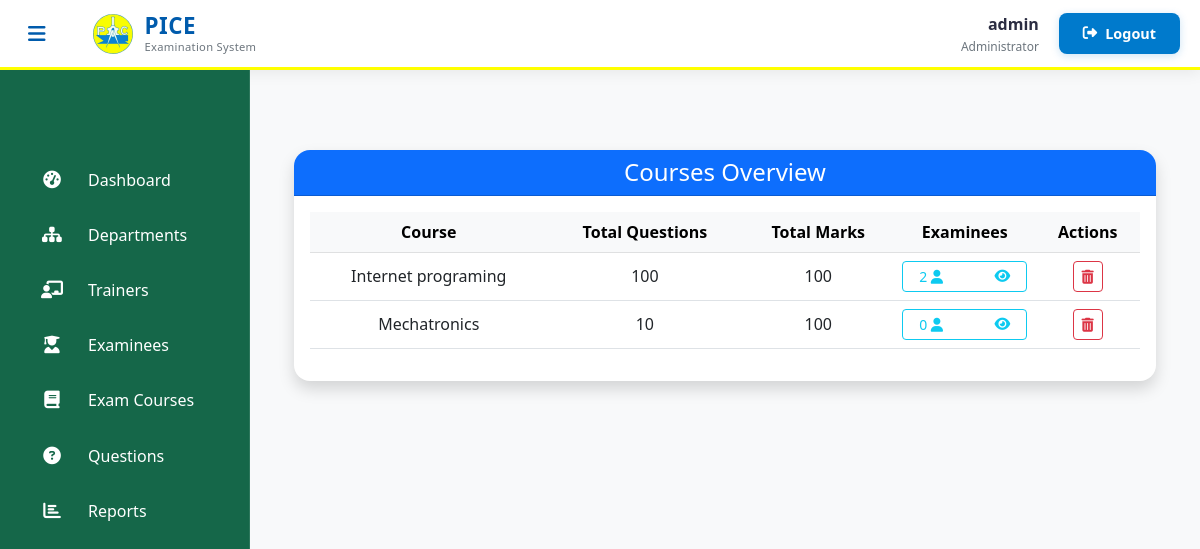
Page /admin-view-course (signed in) on the earlier database version.
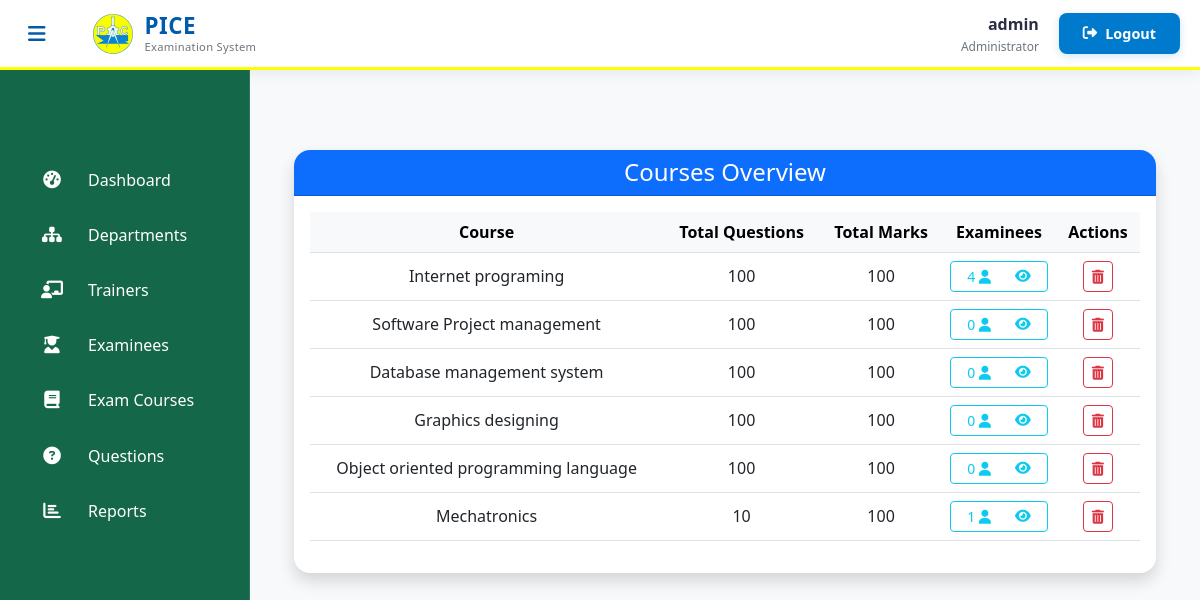
Same page on the later database version.
### exam/models.py (models this page shows, shortened)
class Course(models.Model):
    course_name = models.CharField(max_length=50)
    question_number = models.PositiveIntegerField()
    total_marks = models.PositiveIntegerField(default=100)
    given_time = models.PositiveIntegerField(default=60)
    department = models.ForeignKey(Department, on_delete=models.CASCADE, related_name='course_set')
    examiners = models.ManyToManyField(Examiner, blank=True, related_name='courses')
    is_seen = models.BooleanField(default=False)

### exam/views.py (the view)
# urls.py: path('admin-view-course', views.admin_view_course_view,name='admin-view-course'),
@login_required(login_url='adminlogin')
def admin_view_course_view(request):
    courses = models.Course.objects.annotate(examinee_count=Count('result'))
    return render(request,'exam/admin_view_course.html',{'courses':courses})

### templates/exam/admin_view_course.html
{% extends 'exam/adminbase.html' %}
{% load static %}
{% block content %}
<div class="container py-5">
  <div class="card shadow rounded-4 border-0">
    <div class="card-header bg-primary text-white rounded-top-4">
      <h4 class="mb-0 text-center">Courses Overview</h4>
    </div>
    <div class="card-body">
      <div class="table-responsive">
        <table class="table table-hover align-middle text-center">
          <thead class="table-light">
            <tr>
              <th scope="col">Course</th>
              <th scope="col">Total Questions</th>
              <th scope="col">Total Marks</th>
              <th scope="col">Examinees</th>
              <th scope="col">Actions</th>
            </tr>
          </thead>
          <tbody>
            {% for t in courses %}
              <tr>
                <td>{{ t.course_name }}</td>
                <td>{{ t.question_number }}</td>
                <td>{{ t.total_marks }}</td>
                <td>
                  <a href="{% url 'admin-view-examinees' t.id %}"
                     class="btn btn-outline-info btn-sm d-flex justify-content-between align-items-center px-3">
                    <span>{{ t.result_set.count }} <i class="fas fa-user"></i></span>
                    <i class="fas fa-eye"></i>
                  </a>
                </td>
                <td>
                  <a href="{% url 'delete-course' t.id %}"
                     class="btn btn-outline-danger btn-sm"
                     title="Delete Course">
                    <i class="fas fa-trash-alt"></i>
                  </a>
                </td>
              </tr>
            {% empty %}
              <tr>
                <td colspan="5" class="text-muted">No courses available.</td>
              </tr>
            {% endfor %}
          </tbody>
        </table>
      </div>
    </div>
  </div>
</div>
{% endblock content %}

Differences in the rows shown:
changed Course "Internet programing": result_set.count "2" → "4"
added Course: course_name "Software Project management", question_number "100", total_marks "100", result_set.count "0"
added Course: course_name "Database management system", question_number "100", total_marks "100", result_set.count "0"
added Course: course_name "Graphics designing", question_number "100", total_marks "100", result_set.count "0"
added Course: course_name "Object oriented programming language", question_number "100", total_marks "100", result_set.count "0"
changed Course "Mechatronics": result_set.count "0" → "1"
